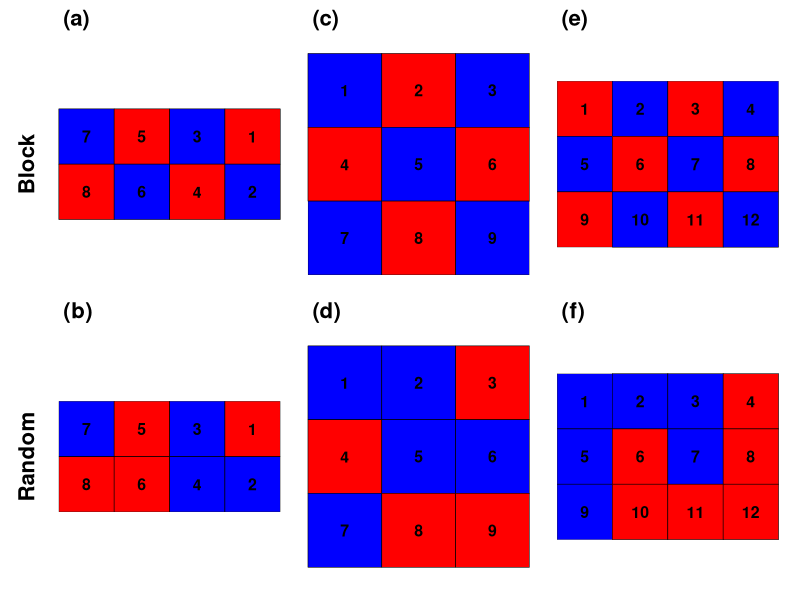
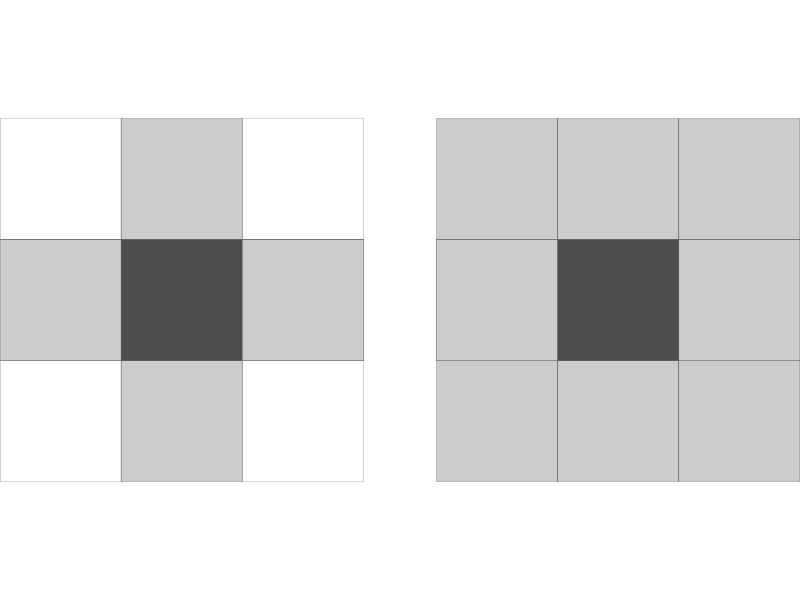
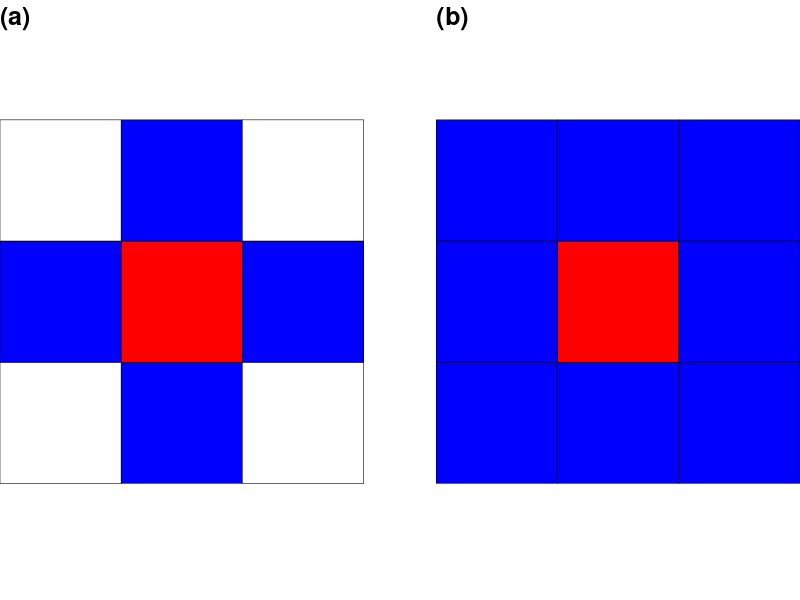
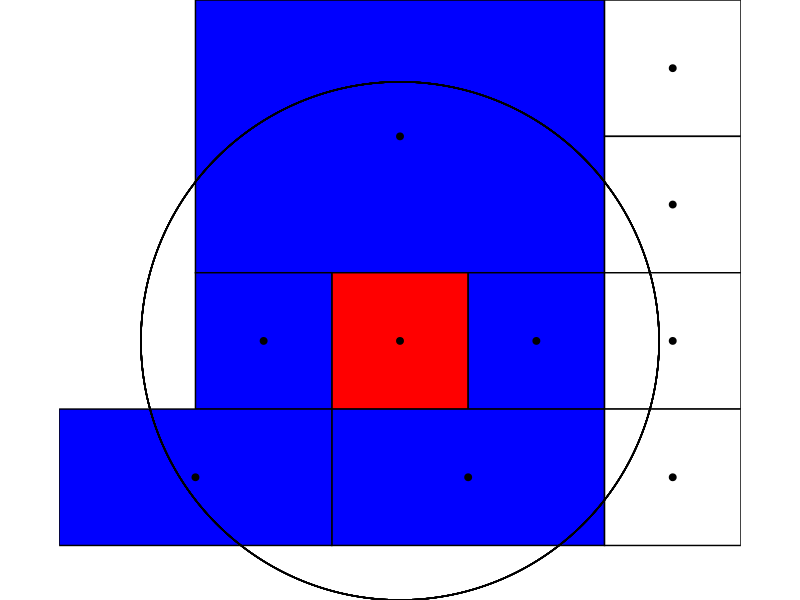
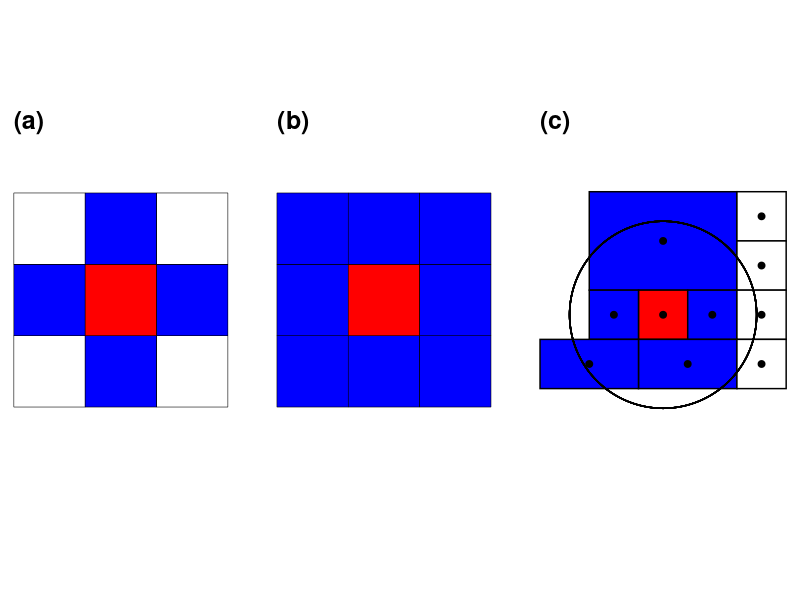
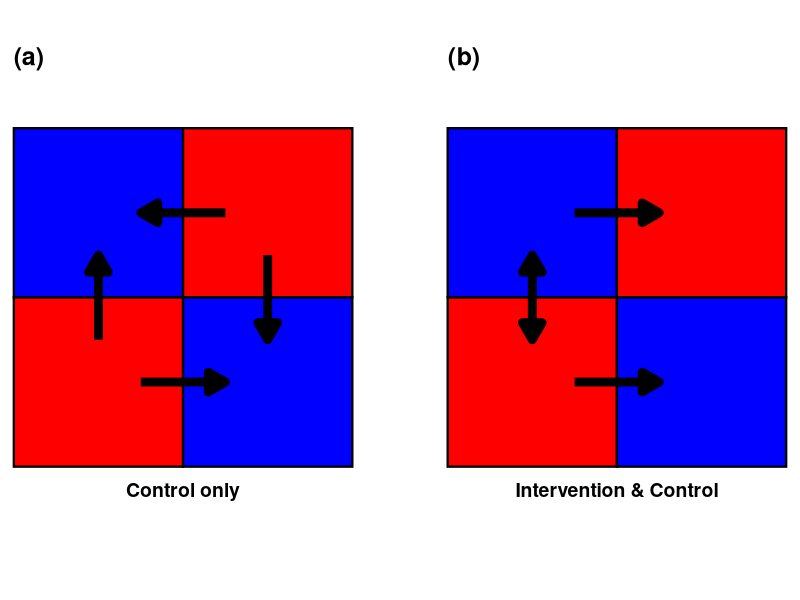

Source code (R) for these figures, in order:
## ---- chunk 1
# --- Combined Sampling Grids: Block & Random ---
library(tidyverse)
library(sf)
library(patchwork)
library(grid)

# Helper function with manual tagging and exact grid specifications
generate_exact_grid <- function(type, method, tag) {
  if (type == "2x4") {
    # Zigzag numbering matching original source
    coords <- data.frame(
      id = c(7, 5, 3, 1, 8, 6, 4, 2),
      x_idx = c(0, 1, 2, 3, 0, 1, 2, 3),
      y_idx = c(1, 1, 1, 1, 0, 0, 0, 0)
    )
    # Intervention cells for block (indices 28/43) vs random example
    trt_ids <- if(method == "block") c(1, 4, 5, 8) else c(1, 5, 6, 8)
    
  } else if (type == "3x3") {
    # Standard 1-9 numbering
    coords <- expand.grid(x_idx = 0:2, y_idx = 2:0) %>% mutate(id = 1:9)
    trt_ids <- if(method == "block") c(2, 4, 6, 8) else c(3, 4, 8, 9)
    
  } else if (type == "3x4") {
    # Standard 1-12 numbering
    coords <- expand.grid(x_idx = 0:3, y_idx = 2:0) %>% mutate(id = 1:12)
    trt_ids <- if(method == "block") c(1, 3, 6, 8, 9, 11) else c(4, 6, 8, 10, 11, 12)
  }

  polys <- apply(coords, 1, function(row) {
    x <- row["x_idx"] * 100; y <- row["y_idx"] * 100
    st_polygon(list(matrix(c(x, y, x+100, y, x+100, y+100, x, y+100, x, y), ncol=2, byrow=T)))
  })
  
  grid_sf <- st_sf(id = coords$id, geometry = st_sfc(polys))
  grid_sf$treatment <- ifelse(grid_sf$id %in% trt_ids, "Intervention", "Control")
  
  ggplot(grid_sf) +
    geom_sf(aes(fill = treatment), color = "black") +
    geom_sf_text(aes(label = id), size = 4, fontface = "bold", color = "black") + # change cell font size
    scale_fill_manual(values = c("Control" = "blue", "Intervention" = "red")) +
    coord_sf(expand = FALSE) + 
    labs(tag = tag) + # Manual tag assignment
    theme_void() +
    theme(
      legend.position = "none",
      plot.tag = element_text(size = 16, face = "bold", hjust = 0),
      plot.tag.position = c(0.02, 1.10), # Hovering above grid
      plot.margin = margin(25, 10, 10, 10)
    )
}

# Generate subfigures with specific tags (a)-(f)
p_a <- generate_exact_grid("2x4", "block", "(a)")
p_c <- generate_exact_grid("3x3", "block", "(c)")
p_e <- generate_exact_grid("3x4", "block", "(e)")

p_b <- generate_exact_grid("2x4", "random", "(b)")
p_d <- generate_exact_grid("3x3", "random", "(d)")
p_f <- generate_exact_grid("3x4", "random", "(f)")

# Shortened row labels
label_block <- textGrob("Block", rot = 90, gp = gpar(fontsize = 16, fontface = "bold"))
label_random <- textGrob("Random", rot = 90, gp = gpar(fontsize = 16, fontface = "bold"))

# Assemble figure row by row to exclude tags from text grobs
row1 <- wrap_elements(label_block) + p_a + p_c + p_e + plot_layout(widths = c(0.1, 1, 1, 1))
row2 <- wrap_elements(label_random) + p_b + p_d + p_f + plot_layout(widths = c(0.1, 1, 1, 1))

final_plot <- (row1 / row2)

print(final_plot)
## ---- chunk 2
# --- Rook & Queen Continuity (greyscale) ---
library(tidyverse)
library(sf)
library(patchwork)

# Function to generate a 3x3 neighbor grid matching source aesthetics
generate_neighbor_plot_tight <- function(type) {
  # Define a 3x3 grid
  coords <- expand.grid(x = 0:2, y = 0:2) %>%
    mutate(id = 1:n())
  
  # Define neighbor status based on Rook or Queen contiguity
  if (type == "Rook") {
    # Rook: share an edge only (4 neighbors)
    coords$status <- case_when(
      coords$id == 5 ~ "Reference",
      coords$id %in% c(2, 4, 6, 8) ~ "Neighbor",
      TRUE ~ "Non-Neighbor"
    )
  } else {
    # Queen: share edge or vertex (8 neighbors)
    coords$status <- case_when(
      coords$id == 5 ~ "Reference",
      TRUE ~ "Neighbor"
    )
  }
  
  # Create polygons for each cell
  polys <- apply(coords, 1, function(row) {
    x <- as.numeric(row["x"])
    y <- as.numeric(row["y"])
    st_polygon(list(matrix(c(x, y, x+1, y, x+1, y+1, x, y+1, x, y), ncol=2, byrow=T)))
  })
  
  grid_sf <- st_sf(status = coords$status, geometry = st_sfc(polys))
  
  # Plot using source colors: dark grey (reference), light grey (neighbor), white (none)
  ggplot(grid_sf) +
    geom_sf(aes(fill = status), color = "grey40") +
    scale_fill_manual(values = c("Reference" = "grey30", 
                                 "Neighbor" = "grey80", 
                                 "Non-Neighbor" = "white")) +
    coord_sf(expand = FALSE) + # Critical: forces grid to the very edge of the plot area
    theme_void() +
    theme(
      legend.position = "none",
      plot.margin = margin(0, 0, 0, 0, "pt") # Zero internal margins for each sub-plot
    )
}

# Generate both plots
p1 <- generate_neighbor_plot_tight("Rook")
p2 <- generate_neighbor_plot_tight("Queen")

# Combine with a specific spacing (gap) between them
# 'widths' controls the relative size, and '& theme' strips global outer white space.
final_plot <- (p1 + plot_spacer() + p2) + 
  plot_layout(widths = c(1, 0.2, 1)) & # The middle element (0.2) acts as the gap
  theme(plot.margin = margin(0, 0, 0, 0, "pt"))

print(final_plot)
## ---- chunk 3
# --- Rook & Queen Continuity (color w/ tags) ---
library(tidyverse)
library(sf)
library(patchwork)

generate_neighbor_plot_final <- function(type, tag) {
  # 1. Setup Grid Geometry
  coords <- expand.grid(x = 0:2, y = 0:2) %>% mutate(id = 1:n())
  
  # 2. Assign Neighbor Logic
  if (type == "Rook") {
    coords$status <- case_when(coords$id == 5 ~ "Ref", 
                               coords$id %in% c(2,4,6,8) ~ "Nb", 
                               TRUE ~ "None")
  } else {
    coords$status <- case_when(coords$id == 5 ~ "Ref", 
                               TRUE ~ "Nb")
  }
  
  polys <- apply(coords, 1, function(row) {
    x <- as.numeric(row["x"]); y <- as.numeric(row["y"])
    st_polygon(list(matrix(c(x,y, x+1,y, x+1,y+1, x,y+1, x,y), ncol=2, byrow=T)))
  })
  grid_sf <- st_sf(status = coords$status, geometry = st_sfc(polys))
  
  # 3. Plot with Tight Tagging
  ggplot(grid_sf) +
    geom_sf(aes(fill = status), color = "black") +
    scale_fill_manual(values = c("Ref" = "red", "Nb" = "blue", "None" = "white")) +
    coord_sf(expand = FALSE, clip = "off") + 
    labs(title = tag) + 
    theme_void() +
    theme(
      legend.position = "none",
      # ADJUST THESE TWO LINES TO MOVE TAGS:
      plot.title = element_text(size = 18, face = "bold", hjust = 0, 
                                margin = margin(t = 5, b = -20, unit = "pt")), # Negative b pulls label DOWN
      plot.margin = margin(t = 5, r = 0, b = 0, l = 0, unit = "pt")     # Small t margin keeps it tight
    )
}

# Generate and Combine
p_a <- generate_neighbor_plot_final("Rook", "(a)")
p_b <- generate_neighbor_plot_final("Queen", "(b)")

final_plot <- (p_a + plot_spacer() + p_b) + 
  plot_layout(widths = c(1, 0.2, 1)) & 
  theme(plot.margin = margin(0, 0, 0, 0, "pt"))

print(final_plot)
## ---- chunk 4
# --- 2nd Order Neighbors (color) ---
library(tidyverse)
library(sf)
library(ggforce)

# 1. Define exact bounding boxes for the 10 irregular polygons
polys_data <- tibble(
  id = 1:10,
  xmin = c(0, 3, 3, 1, 0, 2, 3, 1, -1, 3), 
  xmax = c(3, 4, 4, 2, 1, 3, 4, 3, 1, 4),
  ymin = c(2, 3, 2, 1, 1, 1, 1, 0, 0, 0),
  ymax = c(4, 4, 3, 2, 2, 2, 2, 1, 1, 1)
) %>%
  mutate(
    x_c = (xmin + xmax) / 2,
    y_c = (ymin + ymax) / 2
  )

# 2. Assign Status based on centroid distance
ref_x <- 1.5; ref_y <- 1.5; radius <- 1.9

polys_data <- polys_data %>%
  mutate(
    dist = sqrt((x_c - ref_x)^2 + (y_c - ref_y)^2),
    status = case_when(
      id == 4 ~ "Reference",
      dist <= radius ~ "Neighbor",
      TRUE ~ "Non-Neighbor"
    )
  )

# 3. Create Visualization with Zero Margins
ggplot(polys_data) +
  # Draw polygons with established palette
  geom_rect(aes(xmin = xmin, xmax = xmax, ymin = ymin, ymax = ymax, fill = status), 
            color = "black", linewidth = 0.5) +
  # Draw centroids (dots)
  geom_point(aes(x = x_c, y = y_c), color = "black", size = 2) +
  # Draw the fixed radius circle
  geom_circle(aes(x0 = ref_x, y0 = ref_y, r = radius), 
              color = "black", linewidth = 0.5, inherit.aes = FALSE) +
  scale_fill_manual(values = c("Reference" = "red", 
                               "Neighbor" = "blue", 
                               "Non-Neighbor" = "white")) +
  # Use expand = FALSE to clip white space at the data limits
  coord_fixed(expand = FALSE) + 
  theme_void() +
  theme(
    legend.position = "none",
    plot.margin = margin(0, 0, 0, 0, "pt"),
    panel.spacing = unit(0, "pt")
  )
## ---- chunk 5
# --- Rook/Queen/2nd Order Neighbor Plots in color ---
library(tidyverse)
library(sf)
library(patchwork)
library(ggforce)

# Integrated function focusing on geometry
generate_spatial_neighbor_plot <- function(type, tag) {
  
  if (type %in% c("Rook", "Queen")) {
    # 1. Setup Grid Geometry (3x3)
    coords <- expand.grid(x = 0:2, y = 0:2) %>% mutate(id = 1:n())
    
    if (type == "Rook") {
      coords$status <- case_when(coords$id == 5 ~ "Ref", 
                                 coords$id %in% c(2,4,6,8) ~ "Nb", 
                                 TRUE ~ "None")
    } else {
      coords$status <- case_when(coords$id == 5 ~ "Ref", 
                                 TRUE ~ "Nb")
    }
    
    polys <- apply(coords, 1, function(row) {
      x <- as.numeric(row["x"]); y <- as.numeric(row["y"])
      st_polygon(list(matrix(c(x,y, x+1,y, x+1,y+1, x,y+1, x,y), ncol=2, byrow=T)))
    })
    grid_sf <- st_sf(status = coords$status, geometry = st_sfc(polys))
    
    p <- ggplot(grid_sf) +
      geom_sf(aes(fill = status), color = "black") +
      coord_sf(expand = FALSE, clip = "off")
    
  } else if (type == "Distance") {
    # 1. Setup Exact Geometry for Distance-based
    polys_data <- tibble(
      id = 1:10,
      xmin = c(0, 3, 3, 1, 0, 2, 3, 1, -1, 3), 
      xmax = c(3, 4, 4, 2, 1, 3, 4, 3, 1, 4),
      ymin = c(2, 3, 2, 1, 1, 1, 1, 0, 0, 0),
      ymax = c(4, 4, 3, 2, 2, 2, 2, 1, 1, 1)
    ) %>%
      mutate(x_c = (xmin + xmax) / 2, y_c = (ymin + ymax) / 2)
    
    ref_x <- 1.5; ref_y <- 1.5; radius <- 1.9
    polys_data$status <- case_when(
      polys_data$id == 4 ~ "Ref",
      sqrt((polys_data$x_c - ref_x)^2 + (polys_data$y_c - ref_y)^2) <= radius ~ "Nb",
      TRUE ~ "None"
    )
    
    p <- ggplot(polys_data) +
      geom_rect(aes(xmin = xmin, xmax = xmax, ymin = ymin, ymax = ymax, fill = status), 
                color = "black", linewidth = 0.5) +
      geom_point(aes(x = x_c, y = y_c), color = "black", size = 2) +
      geom_circle(aes(x0 = ref_x, y0 = ref_y, r = radius), 
                  color = "black", linewidth = 0.5, inherit.aes = FALSE) +
      coord_fixed(expand = FALSE, clip = "off") 
  }
  
  # Return plot with basic theme only
  p + scale_fill_manual(values = c("Ref" = "red", "Nb" = "blue", "None" = "white")) +
    labs(tag = tag) + 
    theme_void() +
    theme(legend.position = "none")
}

# Generate subplots
p_a <- generate_spatial_neighbor_plot("Rook", "(a)")
p_b <- generate_spatial_neighbor_plot("Queen", "(b)")
p_c <- generate_spatial_neighbor_plot("Distance", "(c)")

# Assemble and apply GLOBAL theme settings for tags
final_plot <- (p_a + plot_spacer() + p_b + plot_spacer() + p_c) + 
  plot_layout(widths = c(1, 0.1, 1, 0.1, 1.15)) & 
  theme(
    plot.tag = element_text(size = 18, face = "bold", hjust = 0),
    # Coordinates for 'floating' tags
    plot.tag.position = c(0, 0.80), 
    # Global top margin creates space for tags across all panes
    plot.margin = margin(t = 0, r = 5, b = 0, l = 5, unit = "pt")
  )

print(final_plot)
## ---- chunk 6
# --- Spillover Types w/ color & arrows ---
library(tidyverse)
library(patchwork)

# Function to generate spillover grids
generate_spillover_final <- function(type, tag) {
  grid_data <- data.frame(
    x = c(0.5, 1.5, 0.5, 1.5),
    y = c(1.5, 1.5, 0.5, 0.5),
    fill = c("blue", "red", "red", "blue")
  )
  
  if (type == "Control Only") {
    # Left Panel: Arrows FROM red TO blue
    arrows <- data.frame(
      x =    c(1.25, 0.75, 0.5, 1.5), 
      y =    c(1.5, 0.5, 0.75, 1.25), 
      xend = c(0.75, 1.25, 0.5, 1.5), 
      yend = c(1.5, 0.5, 1.25, 0.75)
    )
    subtitle <- "Control only"
  } else {
    # Right Panel
    arrows <- data.frame(
      x =    c(0.75, 0.75),           
      y =    c(1.5, 0.5),           
      xend = c(1.25, 1.25),           
      yend = c(1.5, 0.5)            
    )
    double_arrow <- data.frame(x = 0.5, y = 0.75, xend = 0.5, yend = 1.25)
    subtitle <- "Intervention & Control"
  }

  p <- ggplot() +
    geom_tile(data = grid_data, aes(x, y, fill = fill), color = "black", size = 0.8) +
    scale_fill_manual(values = c("red" = "red", "blue" = "blue")) +
    # CRITICAL: clip='off' must be inside the coordinate system
    coord_fixed(expand = FALSE, clip = "off") + 
    labs(tag = tag, x = subtitle) +
    theme_void() +
    theme(
      legend.position = "none",
      axis.title.x = element_text(size = 14, margin = margin(t = 10), face = "bold")
    )

  # Add thick arrows
  p <- p + geom_segment(data = arrows, aes(x = x, y = y, xend = xend, yend = yend),
                        arrow = arrow(length = unit(0.5, "cm"), type = "closed"),
                        size = 3, color = "black")
  
  if (type == "Both") {
    p <- p + geom_segment(data = double_arrow, aes(x = x, y = y, xend = xend, yend = yend),
                          arrow = arrow(length = unit(0.5, "cm"), ends = "both", type = "closed"),
                          size = 3, color = "black")
  }
  
  return(p)
}

# Generate subplots
p_a <- generate_spillover_final("Control Only", "(a)")
p_b <- generate_spillover_final("Both", "(b)")

# Assemble with GLOBAL coordinate positioning
final_plot <- (p_a + plot_spacer() + p_b) + 
  plot_layout(widths = c(1, 0.2, 1)) & 
  theme(
    plot.tag = element_text(size = 18, face = "bold", hjust = 0),
    # Adjust y (1.05) to tune vertical 'hover'
    plot.tag.position = c(0, 0.95), 
    # Global margin for tag headroom
    plot.margin = margin(t = 10, r = 5, b = 0, l = 5, unit = "pt")
  )

print(final_plot)
